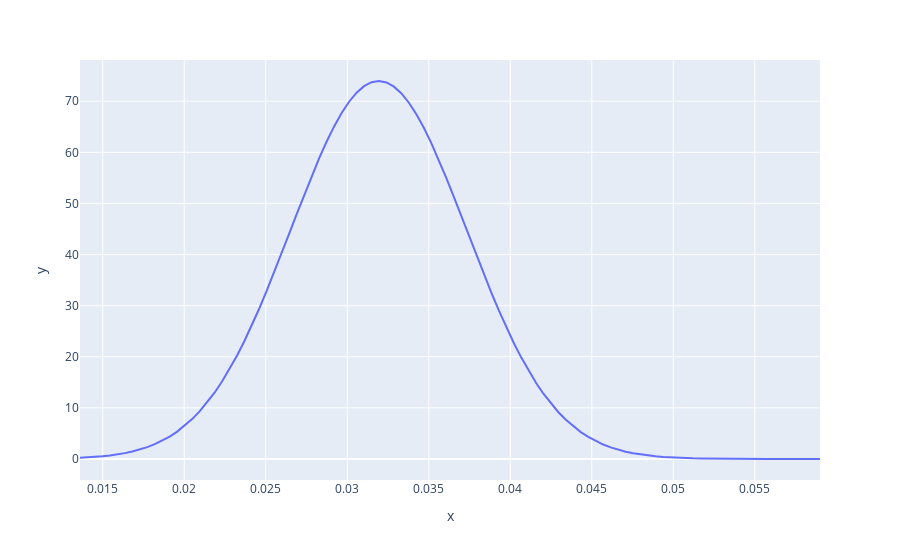

Notebook cell for this chart:
### Code cell
mean = df_ozone.iloc[:,2].mean()
std = df_ozone.iloc[:,2].std()
min = df_ozone.iloc[:,2].min()
max = df_ozone.iloc[:,2].max()
show_norm(mean,std,min,max)
